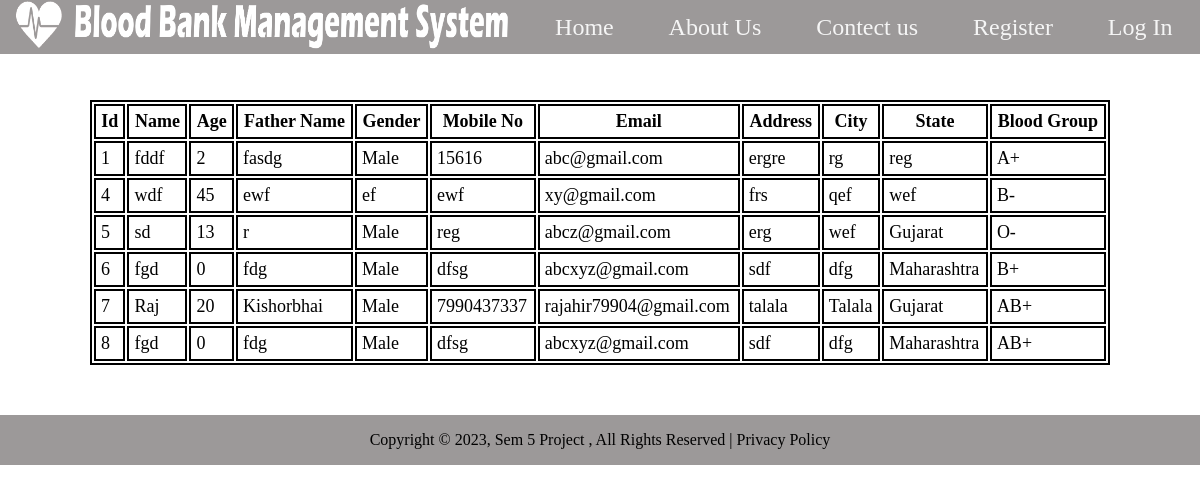
Page /admin/registerUserData.php on the committed database.
### tables this page shows
CREATE TABLE `userregistration` (
  `User_Id` int(10) NOT NULL,
  `User_Name` varchar(50) NOT NULL,
  `User_Age` int(3) NOT NULL,
  `User_Father_Name` varchar(50) NOT NULL,
  `User_Gender` varchar(8) NOT NULL,
  `User_Mobile_No` varchar(12) NOT NULL,
  `User_Email` varchar(50) NOT NULL,
  `User_Address` text NOT NULL,
  `User_City` varchar(20) NOT NULL,
  `User_State` varchar(15) NOT NULL,
  `User_Blood_Group` varchar(10) NOT NULL
);

### admin/registerUserData.php (the view, shortened to what this page needs)
<?php
include "../CRUD_Operation/connection.php";
       $SelectSql = $conn->prepare("SELECT * FROM `userregistration` ");
       $SelectSql->execute();
       $res = $SelectSql->get_result();
?>
<!DOCTYPE html>
<html lang="en">
<head>
    <link rel="stylesheet" href="../css/main.css">
    <link rel="stylesheet" href="../css/util.css">
    <link rel="stylesheet" href="../css/header.css">
    <link rel="stylesheet" href="../css/footer.css">
    <link rel="stylesheet" href="css/tabletheme.css">
</head>
<body>
    <?php include "../header.php" ?>
    <table class="tabl" sty>
        <tr>
            <th>Id</th>
            <th>Name</th>
            <th>Age</th>
            <th>Father Name</th>
            <th>Gender</th>
            <th>Mobile No</th>
            <th>Email</th>
            <th>Address</th>
            <th>City</th>
            <th>State</th>
            <th>Blood Group</th>
        </tr>
        <?php
            while ($row = $res->fetch_assoc()) {
                $html="";
                $html.="<tr>";
                $html.= "<td>".$row["User_Id"]."</td>";
                $html.= "<td>".$row["User_Name"]."</td>";
                $html.= "<td>".$row["User_Age"]."</td>";
                $html.= "<td>".$row["User_Father_Name"]."</td>";
                $html.= "<td>".$row["User_Gender"]."</td>";
                $html.= "<td>".$row["User_Mobile_No"]."</td>";
                $html.= "<td>".$row["User_Email"]."</td>";
                $html.= "<td>".$row["User_Address"]."</td>";
                $html.= "<td>".$row["User_City"]."</td>";
                $html.= "<td>".$row["User_State"]."</td>";
                $html.= "<td>".$row["User_Blood_Group"]."</td>";
                $html.= "</tr>";
                echo $html;
            }
        ?>
    </table>
    <?php include "../footer.php"; ?>
</body>
</html>

### header.php (shortened to what this page needs)
<!DOCTYPE html>
<html lang="en">
<head>
    <link rel="stylesheet" href="css/header.css">
    <link rel="stylesheet" href="css/main.css">
</head>
<body>
    <?php
    if (($_SESSION['UserType'] == 'Hospital' or $_SESSION['UserType'] == 'Doner' ) and $_SESSION['LOgin_or_Not']) {
        echo '
            <nav>
                <div class="menu">
                    <div class="logo">
                        <img src="img/heart1.png">
                    </div>
                    <div class="menuItem"><a href="/project"> Home </a></div>
                    <div class="menuItem"><a href="aboutUs.php"> About Us </a></div>
                    <div class="menuItem"><a href="contectUs.php"> Contect us </a></div>
                    <div class="menuItem"><a href="logout.php"> Log Out </a></div>
                    <div class="menuItem"> ' . $_SESSION["UserName"] . ' </div>
                </div>
                </nav>
        ';
    }
    else {
        echo '
            <nav>
                <div class="menu">
                    <div class="logo">
                        <img src="img/heart1.png">
                    </div>
                    <div class="menuItem"><a href="/project"> Home </a></div>
                    <div class="menuItem"><a href="aboutUs.php"> About Us </a></div>
                    <div class="menuItem"><a href="contectUs.php"> Contect us </a></div>
                    <div class="menuItem"><a> Register </a>
                        <div class="subMenu">
                            <div class="subMenuItem"> <a href="donerRegistrationForm.php"> Register Doner/Reciver </a> </div>
                            <div class="subMenuItem"> <a href="hospitalRegistrationForm.php"> Register Hospital </a> </div>
                        </div>
                    </div>
                    <div class="menuItem"><a href="login.php"> Log In </a></div>
                </div>
                </nav>
            ';
    }
    ?>
</body>
</html>

### footer.php
<!DOCTYPE html>
<html lang="en">
<head>
    <link rel="stylesheet" href="css/footer.css">
    <link rel="stylesheet" href="css/main.css">
</head>
<body>
        <footer class="content">
            <div >
                Copyright © 2023, Sem 5 Project , All Rights Reserved | Privacy Policy
            </div>
        </footer>
</body>
</html>

### css/main.css (style rules this page uses)
* { margin: 0; padding: 0; box-sizing: border-box; }

### css/util.css (style rules this page uses)
table { margin-top: 100px; }

### css/header.css (style rules this page uses)
a { font-size: 1.5rem; text-decoration: none; color: whitesmoke; }
nav { height: 50px; width: 100%; top: 0px; position: fixed; }
.menu { background: rgb(156, 153, 153); display: flex; justify-content: space-around; align-items: center; }
img { height: 50px; width: 500px; }
.menuItem>a { padding: 0.85rem; }
.menuItem { position: relative; margin: 0; }

### css/footer.css (style rules this page uses)
.content { background: rgb(156, 153, 153); width: 100%; height: 50px; display: flex; justify-content: center; align-items: center; bottom: 0px; }

### admin/css/tabletheme.css (style rules this page uses)
table { margin: 100px auto 50px auto; border: 2px solid black; width: 85%; }
th,td { border: 2px solid black; padding: 5px; font-size: large; }

### rows in the picture
userregistration: User_Id "1", User_Name "fddf", User_Age "2", User_Father_Name "fasdg", User_Gender "Male", User_Mobile_No "15616", User_Email "abc@gmail.com", User_Address "ergre", User_City "rg", User_State "reg", User_Blood_Group "A+"
userregistration: User_Id "4", User_Name "wdf", User_Age "45", User_Father_Name "ewf", User_Gender "ef", User_Mobile_No "ewf", User_Email "xy@gmail.com", User_Address "frs", User_City "qef", User_State "wef", User_Blood_Group "B-"
userregistration: User_Id "5", User_Name "sd", User_Age "13", User_Father_Name "r", User_Gender "Male", User_Mobile_No "reg", User_Email "abcz@gmail.com", User_Address "erg", User_City "wef", User_State "Gujarat", User_Blood_Group "O-"
userregistration: User_Id "6", User_Name "fgd", User_Age "0", User_Father_Name "fdg", User_Gender "Male", User_Mobile_No "dfsg", User_Email "abcxyz@gmail.com", User_Address "sdf", User_City "dfg", User_State "Maharashtra", User_Blood_Group "B+"
userregistration: User_Id "7", User_Name "Raj", User_Age "20", User_Father_Name "Kishorbhai", User_Gender "Male", User_Mobile_No "7990437337", User_Email "rajahir79904@gmail.com", User_Address "talala", User_City "Talala", User_State "Gujarat", User_Blood_Group "AB+"
userregistration: User_Id "8", User_Name "fgd", User_Age "0", User_Father_Name "fdg", User_Gender "Male", User_Mobile_No "dfsg", User_Email "abcxyz@gmail.com", User_Address "sdf", User_City "dfg", User_State "Maharashtra", User_Blood_Group "AB+"
